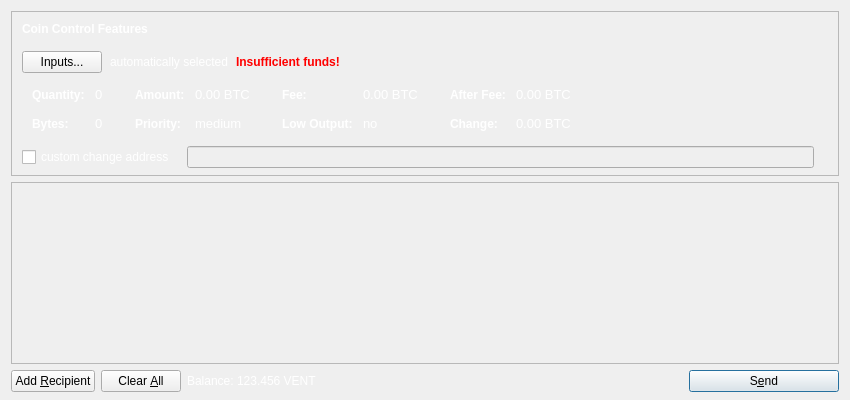
<?xml version="1.0" encoding="UTF-8"?>
<ui version="4.0">
 <class>SendCoinsDialog</class>
 <widget class="QDialog" name="SendCoinsDialog">
  <property name="geometry">
   <rect>
    <x>0</x>
    <y>0</y>
    <width>850</width>
    <height>400</height>
   </rect>
  </property>
  <property name="font">
   <font>
    <family>Segoe UI</family>
   </font>
  </property>
  <property name="windowTitle">
   <string>Send Coins</string>
  </property>
  <layout class="QVBoxLayout" name="verticalLayout" stretch="0,1,0">
   <property name="bottomMargin">
    <number>8</number>
   </property>
   <item>
    <widget class="QFrame" name="frameCoinControl">
     <property name="sizePolicy">
      <sizepolicy hsizetype="Expanding" vsizetype="Expanding">
       <horstretch>0</horstretch>
       <verstretch>0</verstretch>
      </sizepolicy>
     </property>
     <property name="maximumSize">
      <size>
       <width>16777215</width>
       <height>16777215</height>
      </size>
     </property>
     <property name="frameShape">
      <enum>QFrame::StyledPanel</enum>
     </property>
     <property name="frameShadow">
      <enum>QFrame::Sunken</enum>
     </property>
     <layout class="QVBoxLayout" name="verticalLayoutCoinControl2">
      <property name="spacing">
       <number>6</number>
      </property>
      <property name="leftMargin">
       <number>0</number>
      </property>
      <property name="topMargin">
       <number>0</number>
      </property>
      <property name="rightMargin">
       <number>0</number>
      </property>
      <property name="bottomMargin">
       <number>6</number>
      </property>
      <item>
       <layout class="QVBoxLayout" name="verticalLayoutCoinControl" stretch="0,0,0,0,1">
        <property name="spacing">
         <number>0</number>
        </property>
        <property name="leftMargin">
         <number>10</number>
        </property>
        <property name="topMargin">
         <number>10</number>
        </property>
        <item>
         <layout class="QHBoxLayout" name="horizontalLayoutCoinControl1">
          <property name="bottomMargin">
           <number>15</number>
          </property>
          <item>
           <widget class="QLabel" name="labelCoinControlFeatures">
            <property name="sizePolicy">
             <sizepolicy hsizetype="Preferred" vsizetype="Maximum">
              <horstretch>0</horstretch>
              <verstretch>0</verstretch>
             </sizepolicy>
            </property>
            <property name="font">
             <font>
              <family>Segoe UI</family>
              <weight>75</weight>
              <bold>true</bold>
             </font>
            </property>
            <property name="styleSheet">
             <string notr="true">font-weight:bold;
color: rgb(255, 255, 255);</string>
            </property>
            <property name="text">
             <string>Coin Control Features</string>
            </property>
           </widget>
          </item>
         </layout>
        </item>
        <item>
         <layout class="QHBoxLayout" name="horizontalLayoutCoinControl2" stretch="0,0,0,0">
          <property name="spacing">
           <number>8</number>
          </property>
          <property name="bottomMargin">
           <number>10</number>
          </property>
          <item>
           <widget class="QPushButton" name="pushButtonCoinControl">
            <property name="styleSheet">
             <string notr="true"/>
            </property>
            <property name="text">
             <string>Inputs...</string>
            </property>
           </widget>
          </item>
          <item>
           <widget class="QLabel" name="labelCoinControlAutomaticallySelected">
            <property name="styleSheet">
             <string notr="true">color: rgb(255, 255, 255);</string>
            </property>
            <property name="text">
             <string>automatically selected</string>
            </property>
            <property name="margin">
             <number>5</number>
            </property>
           </widget>
          </item>
          <item>
           <widget class="QLabel" name="labelCoinControlInsuffFunds">
            <property name="font">
             <font>
              <family>Segoe UI</family>
              <weight>75</weight>
              <bold>true</bold>
             </font>
            </property>
            <property name="styleSheet">
             <string notr="true">color:red;font-weight:bold;</string>
            </property>
            <property name="text">
             <string>Insufficient funds!</string>
            </property>
            <property name="margin">
             <number>5</number>
            </property>
           </widget>
          </item>
          <item>
           <spacer name="horizontalSpacerCoinControl">
            <property name="orientation">
             <enum>Qt::Horizontal</enum>
            </property>
            <property name="sizeHint" stdset="0">
             <size>
              <width>40</width>
              <height>1</height>
             </size>
            </property>
           </spacer>
          </item>
         </layout>
        </item>
        <item>
         <widget class="QWidget" name="widgetCoinControl" native="true">
          <property name="sizePolicy">
           <sizepolicy hsizetype="Preferred" vsizetype="Preferred">
            <horstretch>0</horstretch>
            <verstretch>0</verstretch>
           </sizepolicy>
          </property>
          <property name="minimumSize">
           <size>
            <width>0</width>
            <height>0</height>
           </size>
          </property>
          <property name="styleSheet">
           <string notr="true"/>
          </property>
          <layout class="QHBoxLayout" name="horizontalLayoutCoinControl5">
           <property name="leftMargin">
            <number>0</number>
           </property>
           <property name="topMargin">
            <number>0</number>
           </property>
           <property name="rightMargin">
            <number>0</number>
           </property>
           <property name="bottomMargin">
            <number>0</number>
           </property>
           <item>
            <layout class="QHBoxLayout" name="horizontalLayoutCoinControl3" stretch="0,0,0,1">
             <property name="spacing">
              <number>20</number>
             </property>
             <property name="topMargin">
              <number>0</number>
             </property>
             <property name="bottomMargin">
              <number>10</number>
             </property>
             <item>
              <layout class="QFormLayout" name="formLayoutCoinControl1">
               <property name="horizontalSpacing">
                <number>10</number>
               </property>
               <property name="verticalSpacing">
                <number>14</number>
               </property>
               <property name="leftMargin">
                <number>10</number>
               </property>
               <property name="topMargin">
                <number>4</number>
               </property>
               <property name="rightMargin">
                <number>6</number>
               </property>
               <item row="0" column="0">
                <widget class="QLabel" name="labelCoinControlQuantityText">
                 <property name="font">
                  <font>
                   <family>Segoe UI</family>
                   <weight>75</weight>
                   <bold>true</bold>
                  </font>
                 </property>
                 <property name="styleSheet">
                  <string notr="true">font-weight:bold;
color: rgb(255, 255, 255);</string>
                 </property>
                 <property name="text">
                  <string>Quantity:</string>
                 </property>
                 <property name="margin">
                  <number>0</number>
                 </property>
                </widget>
               </item>
               <item row="0" column="1">
                <widget class="QLabel" name="labelCoinControlQuantity">
                 <property name="font">
                  <font>
                   <family>Segoe UI</family>
                   <pointsize>10</pointsize>
                  </font>
                 </property>
                 <property name="cursor">
                  <cursorShape>IBeamCursor</cursorShape>
                 </property>
                 <property name="contextMenuPolicy">
                  <enum>Qt::ActionsContextMenu</enum>
                 </property>
                 <property name="styleSheet">
                  <string notr="true">color: rgb(255, 255, 255);</string>
                 </property>
                 <property name="text">
                  <string notr="true">0</string>
                 </property>
                 <property name="margin">
                  <number>0</number>
                 </property>
                 <property name="textInteractionFlags">
                  <set>Qt::LinksAccessibleByMouse|Qt::TextSelectableByKeyboard|Qt::TextSelectableByMouse</set>
                 </property>
                </widget>
               </item>
               <item row="1" column="0">
                <widget class="QLabel" name="labelCoinControlBytesText">
                 <property name="font">
                  <font>
                   <family>Segoe UI</family>
                   <weight>75</weight>
                   <bold>true</bold>
                  </font>
                 </property>
                 <property name="styleSheet">
                  <string notr="true">font-weight:bold;
color: rgb(255, 255, 255);</string>
                 </property>
                 <property name="text">
                  <string>Bytes:</string>
                 </property>
                </widget>
               </item>
               <item row="1" column="1">
                <widget class="QLabel" name="labelCoinControlBytes">
                 <property name="font">
                  <font>
                   <family>Segoe UI</family>
                   <pointsize>10</pointsize>
                  </font>
                 </property>
                 <property name="cursor">
                  <cursorShape>IBeamCursor</cursorShape>
                 </property>
                 <property name="contextMenuPolicy">
                  <enum>Qt::ActionsContextMenu</enum>
                 </property>
                 <property name="styleSheet">
                  <string notr="true">color: rgb(255, 255, 255);</string>
                 </property>
                 <property name="text">
                  <string notr="true">0</string>
                 </property>
                 <property name="textInteractionFlags">
                  <set>Qt::LinksAccessibleByMouse|Qt::TextSelectableByKeyboard|Qt::TextSelectableByMouse</set>
                 </property>
                </widget>
               </item>
              </layout>
             </item>
             <item>
              <layout class="QFormLayout" name="formLayoutCoinControl2">
               <property name="horizontalSpacing">
                <number>10</number>
               </property>
               <property name="verticalSpacing">
                <number>14</number>
               </property>
               <property name="leftMargin">
                <number>6</number>
               </property>
               <property name="topMargin">
                <number>4</number>
               </property>
               <property name="rightMargin">
                <number>6</number>
               </property>
               <item row="0" column="0">
                <widget class="QLabel" name="labelCoinControlAmountText">
                 <property name="font">
                  <font>
                   <family>Segoe UI</family>
                   <weight>75</weight>
                   <bold>true</bold>
                  </font>
                 </property>
                 <property name="styleSheet">
                  <string notr="true">font-weight:bold;
color: rgb(255, 255, 255);</string>
                 </property>
                 <property name="text">
                  <string>Amount:</string>
                 </property>
                 <property name="margin">
                  <number>0</number>
                 </property>
                </widget>
               </item>
               <item row="0" column="1">
                <widget class="QLabel" name="labelCoinControlAmount">
                 <property name="font">
                  <font>
                   <family>Segoe UI</family>
                   <pointsize>10</pointsize>
                  </font>
                 </property>
                 <property name="cursor">
                  <cursorShape>IBeamCursor</cursorShape>
                 </property>
                 <property name="contextMenuPolicy">
                  <enum>Qt::ActionsContextMenu</enum>
                 </property>
                 <property name="styleSheet">
                  <string notr="true">color: rgb(255, 255, 255);
</string>
                 </property>
                 <property name="text">
                  <string notr="true">0.00 BTC</string>
                 </property>
                 <property name="textInteractionFlags">
                  <set>Qt::LinksAccessibleByMouse|Qt::TextSelectableByKeyboard|Qt::TextSelectableByMouse</set>
                 </property>
                </widget>
               </item>
               <item row="1" column="0">
                <widget class="QLabel" name="labelCoinControlPriorityText">
                 <property name="font">
                  <font>
                   <family>Segoe UI</family>
                   <weight>75</weight>
                   <bold>true</bold>
                  </font>
                 </property>
                 <property name="styleSheet">
                  <string notr="true">font-weight:bold;
color: rgb(255, 255, 255);</string>
                 </property>
                 <property name="text">
                  <string>Priority:</string>
                 </property>
                </widget>
               </item>
               <item row="1" column="1">
                <widget class="QLabel" name="labelCoinControlPriority">
                 <property name="font">
                  <font>
                   <family>Segoe UI</family>
                   <pointsize>10</pointsize>
                  </font>
                 </property>
                 <property name="cursor">
                  <cursorShape>IBeamCursor</cursorShape>
                 </property>
                 <property name="contextMenuPolicy">
                  <enum>Qt::ActionsContextMenu</enum>
                 </property>
                 <property name="styleSheet">
                  <string notr="true">color: rgb(255, 255, 255);</string>
                 </property>
                 <property name="text">
                  <string>medium</string>
                 </property>
                 <property name="textInteractionFlags">
                  <set>Qt::LinksAccessibleByMouse|Qt::TextSelectableByKeyboard|Qt::TextSelectableByMouse</set>
                 </property>
                </widget>
               </item>
              </layout>
             </item>
             <item>
              <layout class="QFormLayout" name="formLayoutCoinControl3">
               <property name="horizontalSpacing">
                <number>10</number>
               </property>
               <property name="verticalSpacing">
                <number>14</number>
               </property>
               <property name="leftMargin">
                <number>6</number>
               </property>
               <property name="topMargin">
                <number>4</number>
               </property>
               <property name="rightMargin">
                <number>6</number>
               </property>
               <item row="0" column="0">
                <widget class="QLabel" name="labelCoinControlFeeText">
                 <property name="font">
                  <font>
                   <family>Segoe UI</family>
                   <weight>75</weight>
                   <bold>true</bold>
                  </font>
                 </property>
                 <property name="styleSheet">
                  <string notr="true">font-weight:bold;
color: rgb(255, 255, 255);</string>
                 </property>
                 <property name="text">
                  <string>Fee:</string>
                 </property>
                 <property name="margin">
                  <number>0</number>
                 </property>
                </widget>
               </item>
               <item row="0" column="1">
                <widget class="QLabel" name="labelCoinControlFee">
                 <property name="font">
                  <font>
                   <family>Segoe UI</family>
                   <pointsize>10</pointsize>
                  </font>
                 </property>
                 <property name="cursor">
                  <cursorShape>IBeamCursor</cursorShape>
                 </property>
                 <property name="contextMenuPolicy">
                  <enum>Qt::ActionsContextMenu</enum>
                 </property>
                 <property name="styleSheet">
                  <string notr="true">color: rgb(255, 255, 255);</string>
                 </property>
                 <property name="text">
                  <string notr="true">0.00 BTC</string>
                 </property>
                 <property name="textInteractionFlags">
                  <set>Qt::LinksAccessibleByMouse|Qt::TextSelectableByKeyboard|Qt::TextSelectableByMouse</set>
                 </property>
                </widget>
               </item>
               <item row="1" column="0">
                <widget class="QLabel" name="labelCoinControlLowOutputText">
                 <property name="font">
                  <font>
                   <family>Segoe UI</family>
                   <weight>75</weight>
                   <bold>true</bold>
                  </font>
                 </property>
                 <property name="styleSheet">
                  <string notr="true">font-weight:bold;
color: rgb(255, 255, 255);</string>
                 </property>
                 <property name="text">
                  <string>Low Output:</string>
                 </property>
                </widget>
               </item>
               <item row="1" column="1">
                <widget class="QLabel" name="labelCoinControlLowOutput">
                 <property name="font">
                  <font>
                   <family>Segoe UI</family>
                   <pointsize>10</pointsize>
                  </font>
                 </property>
                 <property name="cursor">
                  <cursorShape>IBeamCursor</cursorShape>
                 </property>
                 <property name="contextMenuPolicy">
                  <enum>Qt::ActionsContextMenu</enum>
                 </property>
                 <property name="styleSheet">
                  <string notr="true">color: rgb(255, 255, 255);</string>
                 </property>
                 <property name="text">
                  <string>no</string>
                 </property>
                 <property name="textInteractionFlags">
                  <set>Qt::LinksAccessibleByMouse|Qt::TextSelectableByKeyboard|Qt::TextSelectableByMouse</set>
                 </property>
                </widget>
               </item>
              </layout>
             </item>
             <item>
              <layout class="QFormLayout" name="formLayoutCoinControl4">
               <property name="horizontalSpacing">
                <number>10</number>
               </property>
               <property name="verticalSpacing">
                <number>14</number>
               </property>
               <property name="leftMargin">
                <number>6</number>
               </property>
               <property name="topMargin">
                <number>4</number>
               </property>
               <property name="rightMargin">
                <number>6</number>
               </property>
               <item row="0" column="0">
                <widget class="QLabel" name="labelCoinControlAfterFeeText">
                 <property name="font">
                  <font>
                   <family>Segoe UI</family>
                   <weight>75</weight>
                   <bold>true</bold>
                  </font>
                 </property>
                 <property name="styleSheet">
                  <string notr="true">font-weight:bold;
color: rgb(255, 255, 255);</string>
                 </property>
                 <property name="text">
                  <string>After Fee:</string>
                 </property>
                 <property name="margin">
                  <number>0</number>
                 </property>
                </widget>
               </item>
               <item row="0" column="1">
                <widget class="QLabel" name="labelCoinControlAfterFee">
                 <property name="font">
                  <font>
                   <family>Segoe UI</family>
                   <pointsize>10</pointsize>
                  </font>
                 </property>
                 <property name="cursor">
                  <cursorShape>IBeamCursor</cursorShape>
                 </property>
                 <property name="contextMenuPolicy">
                  <enum>Qt::ActionsContextMenu</enum>
                 </property>
                 <property name="styleSheet">
                  <string notr="true">color: rgb(255, 255, 255);</string>
                 </property>
                 <property name="text">
                  <string notr="true">0.00 BTC</string>
                 </property>
                 <property name="textInteractionFlags">
                  <set>Qt::LinksAccessibleByMouse|Qt::TextSelectableByKeyboard|Qt::TextSelectableByMouse</set>
                 </property>
                </widget>
               </item>
               <item row="1" column="0">
                <widget class="QLabel" name="labelCoinControlChangeText">
                 <property name="font">
                  <font>
                   <family>Segoe UI</family>
                   <weight>75</weight>
                   <bold>true</bold>
                  </font>
                 </property>
                 <property name="styleSheet">
                  <string notr="true">font-weight:bold;
color: rgb(255, 255, 255);</string>
                 </property>
                 <property name="text">
                  <string>Change:</string>
                 </property>
                </widget>
               </item>
               <item row="1" column="1">
                <widget class="QLabel" name="labelCoinControlChange">
                 <property name="font">
                  <font>
                   <family>Segoe UI</family>
                   <pointsize>10</pointsize>
                  </font>
                 </property>
                 <property name="cursor">
                  <cursorShape>IBeamCursor</cursorShape>
                 </property>
                 <property name="contextMenuPolicy">
                  <enum>Qt::ActionsContextMenu</enum>
                 </property>
                 <property name="styleSheet">
                  <string notr="true">color: rgb(255, 255, 255);</string>
                 </property>
                 <property name="text">
                  <string notr="true">0.00 BTC</string>
                 </property>
                 <property name="textInteractionFlags">
                  <set>Qt::LinksAccessibleByMouse|Qt::TextSelectableByKeyboard|Qt::TextSelectableByMouse</set>
                 </property>
                </widget>
               </item>
              </layout>
             </item>
            </layout>
           </item>
          </layout>
         </widget>
        </item>
        <item>
         <layout class="QHBoxLayout" name="horizontalLayoutCoinControl4" stretch="0,0,0">
          <property name="spacing">
           <number>12</number>
          </property>
          <property name="sizeConstraint">
           <enum>QLayout::SetDefaultConstraint</enum>
          </property>
          <property name="topMargin">
           <number>5</number>
          </property>
          <property name="rightMargin">
           <number>5</number>
          </property>
          <item>
           <widget class="QCheckBox" name="checkBoxCoinControlChange">
            <property name="styleSheet">
             <string notr="true">color: rgb(255, 255, 255);</string>
            </property>
            <property name="text">
             <string>custom change address</string>
            </property>
           </widget>
          </item>
          <item>
           <widget class="QLineEdit" name="lineEditCoinControlChange">
            <property name="enabled">
             <bool>false</bool>
            </property>
            <property name="sizePolicy">
             <sizepolicy hsizetype="Expanding" vsizetype="Fixed">
              <horstretch>0</horstretch>
              <verstretch>0</verstretch>
             </sizepolicy>
            </property>
           </widget>
          </item>
          <item>
           <widget class="QLabel" name="labelCoinControlChangeLabel">
            <property name="sizePolicy">
             <sizepolicy hsizetype="Preferred" vsizetype="Expanding">
              <horstretch>0</horstretch>
              <verstretch>0</verstretch>
             </sizepolicy>
            </property>
            <property name="minimumSize">
             <size>
              <width>0</width>
              <height>0</height>
             </size>
            </property>
            <property name="text">
             <string/>
            </property>
            <property name="margin">
             <number>3</number>
            </property>
           </widget>
          </item>
         </layout>
        </item>
        <item>
         <spacer name="verticalSpacerCoinControl">
          <property name="orientation">
           <enum>Qt::Vertical</enum>
          </property>
          <property name="sizeHint" stdset="0">
           <size>
            <width>800</width>
            <height>1</height>
           </size>
          </property>
         </spacer>
        </item>
       </layout>
      </item>
     </layout>
    </widget>
   </item>
   <item>
    <widget class="QScrollArea" name="scrollArea">
     <property name="widgetResizable">
      <bool>true</bool>
     </property>
     <widget class="QWidget" name="scrollAreaWidgetContents">
      <property name="geometry">
       <rect>
        <x>0</x>
        <y>0</y>
        <width>830</width>
        <height>170</height>
       </rect>
      </property>
      <layout class="QVBoxLayout" name="verticalLayout_2">
       <property name="leftMargin">
        <number>0</number>
       </property>
       <property name="topMargin">
        <number>0</number>
       </property>
       <property name="rightMargin">
        <number>0</number>
       </property>
       <property name="bottomMargin">
        <number>0</number>
       </property>
       <item>
        <layout class="QVBoxLayout" name="entries">
         <property name="spacing">
          <number>6</number>
         </property>
        </layout>
       </item>
       <item>
        <spacer name="verticalSpacer">
         <property name="orientation">
          <enum>Qt::Vertical</enum>
         </property>
         <property name="sizeHint" stdset="0">
          <size>
           <width>20</width>
           <height>40</height>
          </size>
         </property>
        </spacer>
       </item>
      </layout>
     </widget>
    </widget>
   </item>
   <item>
    <layout class="QHBoxLayout" name="horizontalLayout">
     <item>
      <widget class="QPushButton" name="addButton">
       <property name="toolTip">
        <string>Send to multiple recipients at once</string>
       </property>
       <property name="text">
        <string>Add &amp;Recipient</string>
       </property>
       <property name="icon">
        <iconset resource="../bitcoin.qrc">
         <normaloff>:/icons/add</normaloff>:/icons/add</iconset>
       </property>
       <property name="autoDefault">
        <bool>false</bool>
       </property>
      </widget>
     </item>
     <item>
      <widget class="QPushButton" name="clearButton">
       <property name="sizePolicy">
        <sizepolicy hsizetype="Minimum" vsizetype="Fixed">
         <horstretch>0</horstretch>
         <verstretch>0</verstretch>
        </sizepolicy>
       </property>
       <property name="toolTip">
        <string>Remove all transaction fields</string>
       </property>
       <property name="text">
        <string>Clear &amp;All</string>
       </property>
       <property name="icon">
        <iconset resource="../bitcoin.qrc">
         <normaloff>:/icons/remove</normaloff>:/icons/remove</iconset>
       </property>
       <property name="autoRepeatDelay">
        <number>300</number>
       </property>
       <property name="autoDefault">
        <bool>false</bool>
       </property>
      </widget>
     </item>
     <item>
      <layout class="QHBoxLayout" name="horizontalLayout_2">
       <property name="spacing">
        <number>3</number>
       </property>
       <item>
        <widget class="QLabel" name="label">
         <property name="styleSheet">
          <string notr="true">color: rgb(255, 255, 255);</string>
         </property>
         <property name="text">
          <string>Balance:</string>
         </property>
        </widget>
       </item>
       <item>
        <widget class="QLabel" name="labelBalance">
         <property name="cursor">
          <cursorShape>IBeamCursor</cursorShape>
         </property>
         <property name="styleSheet">
          <string notr="true">color: rgb(255, 255, 255);</string>
         </property>
         <property name="text">
          <string>123.456 VENT</string>
         </property>
         <property name="textInteractionFlags">
          <set>Qt::LinksAccessibleByMouse|Qt::TextSelectableByKeyboard|Qt::TextSelectableByMouse</set>
         </property>
        </widget>
       </item>
      </layout>
     </item>
     <item>
      <spacer name="horizontalSpacer">
       <property name="orientation">
        <enum>Qt::Horizontal</enum>
       </property>
       <property name="sizeHint" stdset="0">
        <size>
         <width>40</width>
         <height>20</height>
        </size>
       </property>
      </spacer>
     </item>
     <item>
      <widget class="QPushButton" name="sendButton">
       <property name="minimumSize">
        <size>
         <width>150</width>
         <height>0</height>
        </size>
       </property>
       <property name="toolTip">
        <string>Confirm the send action</string>
       </property>
       <property name="text">
        <string>S&amp;end</string>
       </property>
       <property name="icon">
        <iconset resource="../bitcoin.qrc">
         <normaloff>:/icons/send</normaloff>:/icons/send</iconset>
       </property>
       <property name="default">
        <bool>true</bool>
       </property>
      </widget>
     </item>
    </layout>
   </item>
  </layout>
 </widget>
 <resources>
  <include location="../bitcoin.qrc"/>
 </resources>
 <connections/>
</ui>
